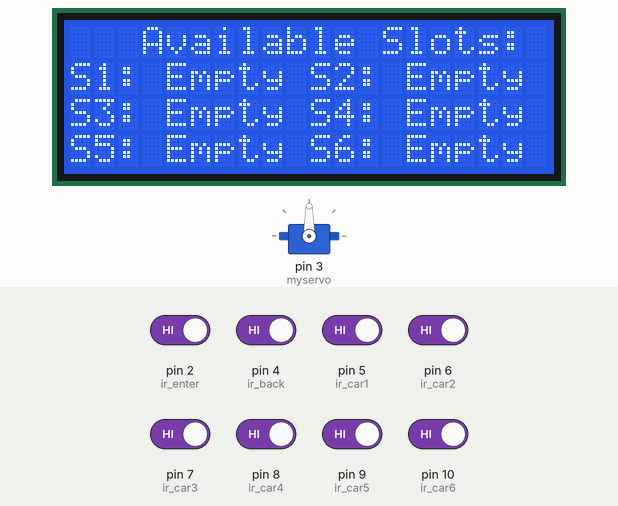
Bench run of a sketch on a simulated Arduino Uno, built with avr-gcc and run on an emulated ATmega328P. On the bench: servo, 20×4 character LCD. The test bench sets the inputs (shaded band); at power-on: pin 2 (ir_enter), pin 4 (ir_back), pin 5 (ir_car1), pin 6 (ir_car2), pin 7 (ir_car3), pin 8 (ir_car4), pin 9 (ir_car5), pin 10 (ir_car6) HIGH.

Above: at 3.3 s.
3.4 s: pin 5 (ir_car1) driven LOW
At 4.4 s:
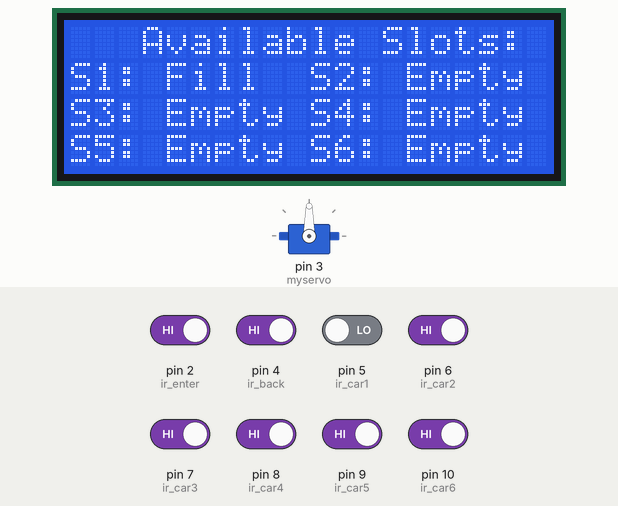
5.0 s: pin 6 (ir_car2) driven LOW
At 6.4 s:
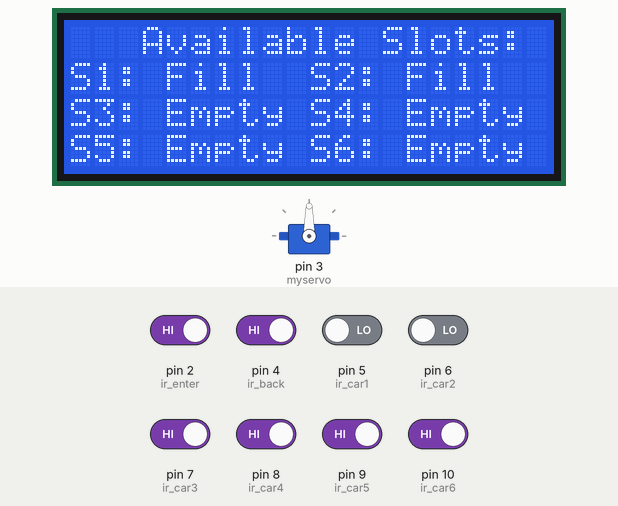
8.0 s: pin 7 (ir_car3) driven LOW
At 9.3 s:
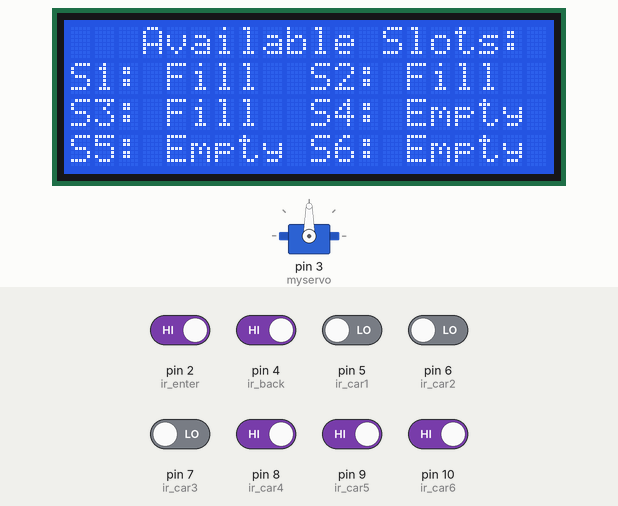
9.6 s: pin 8 (ir_car4) driven LOW
At 10.2 s:
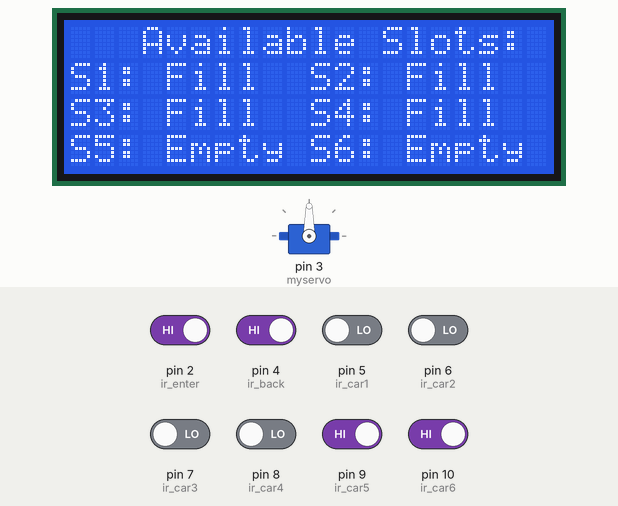
11.2 s: pin 9 (ir_car5) driven LOW
At 12.2 s:
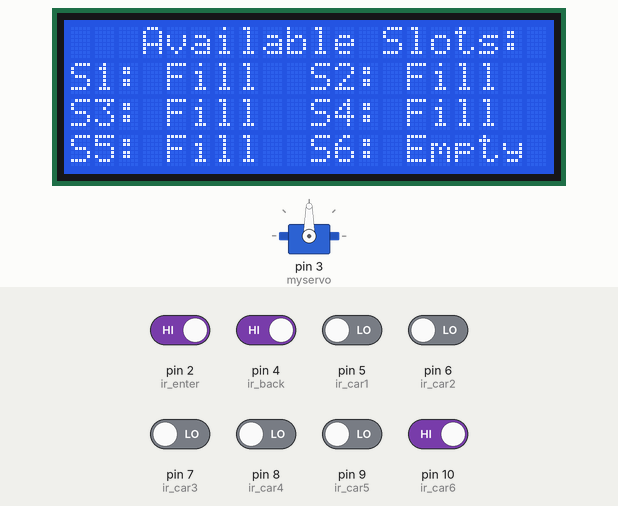
14.2 s: pin 10 (ir_car6) driven LOW
At 15.1 s:
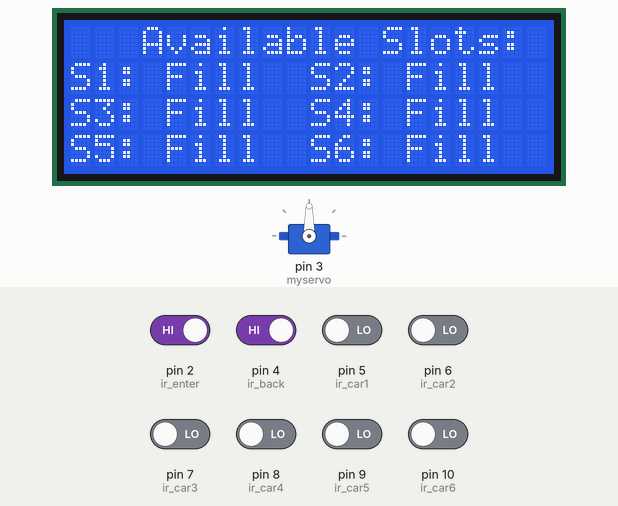
Timing chart, 0 to 16.8 s (numbered marks = the images above; inputs shaded):
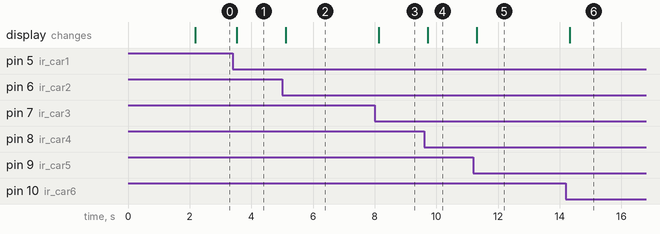

The sketch:

cps1.ino
```cpp
#include <Servo.h> // Include the servo library
#include <Wire.h>
#include <LiquidCrystal_I2C.h>

LiquidCrystal_I2C lcd(0x27, 20, 4); // Initialize the LCD with the correct I2C address and column/row numbers

Servo myservo;

#define ir_enter 2
#define ir_back 4

#define ir_car1 5
#define ir_car2 6
#define ir_car3 7
#define ir_car4 8
#define ir_car5 9
#define ir_car6 10

int S1 = 0, S2 = 0, S3 = 0, S4 = 0, S5 = 0, S6 = 0;
int flag1 = 0, flag2 = 0;
int slot = 6;

void setup() {
  Serial.begin(9600);

  pinMode(ir_car1, INPUT);
  pinMode(ir_car2, INPUT);
  pinMode(ir_car3, INPUT);
  pinMode(ir_car4, INPUT);
  pinMode(ir_car5, INPUT);
  pinMode(ir_car6, INPUT);

  pinMode(ir_enter, INPUT);
  pinMode(ir_back, INPUT);

  myservo.attach(3);
  myservo.write(90);

  lcd.begin(20, 4);
  lcd.setCursor(0, 1);
  lcd.print("    Car Parking  ");
  lcd.setCursor(0, 2);
  lcd.print("       System     ");
  delay(2000);
  lcd.clear();

  Read_Sensor();

  int total = S1 + S2 + S3 + S4 + S5 + S6;
  slot = slot - total;
}

void loop() {
  Read_Sensor();

  lcd.setCursor(0, 0);
  lcd.print("   Available Slots: ");
  lcd.print(slot);
  lcd.print("    ");

  lcd.setCursor(0, 1);
  lcd.print(S1 ? "S1: Fill " : "S1: Empty");

  lcd.setCursor(10, 1);
  lcd.print(S2 ? "S2: Fill " : "S2: Empty");

  lcd.setCursor(0, 2);
  lcd.print(S3 ? "S3: Fill " : "S3: Empty");

  lcd.setCursor(10, 2);
  lcd.print(S4 ? "S4: Fill " : "S4: Empty");

  lcd.setCursor(0, 3);
  lcd.print(S5 ? "S5: Fill " : "S5: Empty");

  lcd.setCursor(10, 3);
  lcd.print(S6 ? "S6: Fill " : "S6: Empty");

  if (digitalRead(ir_enter) == LOW && flag1 == 0) {
    if (slot > 0) {
      flag1 = 1;
      if (flag2 == 0) {
        myservo.write(180);
        slot--;
      }
    } else {
      lcd.setCursor(0, 0);
      lcd.print(" Sorry, Parking Full ");
      delay(1500);
    }
  }

  if (digitalRead(ir_back) == LOW && flag2 == 0) {
    flag2 = 1;
    if (flag1 == 0) {
      myservo.write(180);
      slot++;
    }
  }

  if (flag1 == 1 && flag2 == 1) {
    delay(1000);
    myservo.write(90);
    flag1 = 0;
    flag2 = 0;
  }

  delay(1);
}

void Read_Sensor() {
  S1 = digitalRead(ir_car1) == LOW ? 1 : 0;
  S2 = digitalRead(ir_car2) == LOW ? 1 : 0;
  S3 = digitalRead(ir_car3) == LOW ? 1 : 0;
  S4 = digitalRead(ir_car4) == LOW ? 1 : 0;
  S5 = digitalRead(ir_car5) == LOW ? 1 : 0;
  S6 = digitalRead(ir_car6) == LOW ? 1 : 0;
}
```

Measured:
- after the input at 3.4 s, the display: changes after 0.13 s (image 1)
- after the input at 5.0 s, the display: changes after 0.12 s (image 2)
- after the input at 8.0 s, the display: changes after 0.14 s (image 3)
- after the input at 9.6 s, the display: changes after 0.12 s (image 4)
- after the input at 11.2 s, the display: changes after 0.11 s (image 5)
- after the input at 14.2 s, the display: changes after 0.13 s (image 6)
